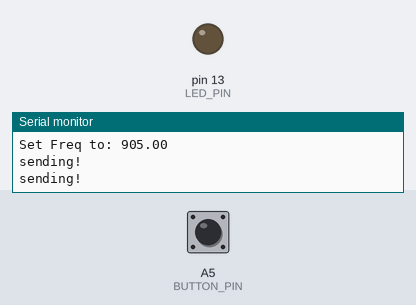
Bench run of a sketch on a simulated Arduino Nano, built with avr-gcc and run on an emulated ATmega328P. On the bench: output pins drawn as LEDs (lit = HIGH), the last lines printed to the serial monitor. The inputs (shaded band) are chosen by the test bench; at power-on: A5 (BUTTON_PIN) LOW. No radio packets arrive unless stated; pins used as bus, display or sensor lines are not drawn.

Above: at 1.3 s.
1.4 s: A5 (BUTTON_PIN) pulled HIGH for 3.2 s
At 7.1 s:
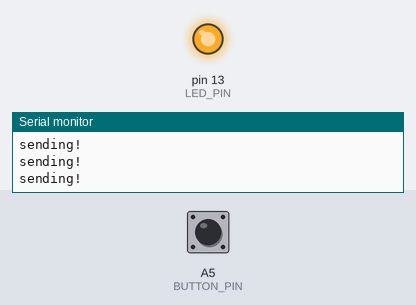
Timing chart, 0 to 8.6 s (numbered marks = the images above; inputs shaded):
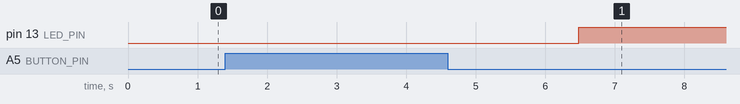

The sketch:

rocketman_m0_send.ino
```cpp
// Feather9x_TX
// -*- mode: C++ -*-
// Example sketch showing how to create a simple messaging client (transmitter)
// with the RH_RF95 class. RH_RF95 class does not provide for addressing or
// reliability, so you should only use RH_RF95 if you do not need the higher
// level messaging abilities.
// It is designed to work with the other example Feather9x_RX
//#include <OneWire.h> //https://github.com/PaulStoffregen/OneWire
#include <SPI.h>
#include <RH_RF95.h> //https://cdn-learn.adafruit.com/assets/assets/000/035/106/original/RadioHead-1.62.zip?1472068723

#define BUTTON_PIN A5
#define LED_PIN 13
#include <Bounce2.h> // https://github.com/thomasfredericks/Bounce2

Bounce2::Button button = Bounce2::Button();

// SET A VARIABLE TO STORE THE LED STATE
int ledState = LOW;

typedef struct {
  float         press; //pressure
  float         temp;   //temperature maybe?
  //float         temp2;
} Payload;
Payload theData;


// for feather m0
#define RFM95_CS 8
#define RFM95_RST 4
#define RFM95_INT 3


#define VBATPIN A7

// Change to 434.0 or other frequency, must match RX's freq!
#define RF95_FREQ 905.0

// Singleton instance of the radio driver
RH_RF95 rf95(RFM95_CS, RFM95_INT);

//OneWire  ds(12);  // on pin 10 (a 4.7K resistor is necessary)


//Button button_A = Button();

void setup()
{
button.attach( BUTTON_PIN, INPUT ); // USE EXTERNAL PULL-UP

  // DEBOUNCE INTERVAL IN MILLISECONDS
  button.interval(5);

  // INDICATE THAT THE LOW STATE CORRESPONDS TO PHYSICALLY PRESSING THE BUTTON
  button.setPressedState(LOW);

  // LED SETUP
  pinMode(LED_PIN,OUTPUT);
  digitalWrite(LED_PIN,ledState);
  //pinMode(LED, OUTPUT);
  pinMode(RFM95_RST, OUTPUT);
  digitalWrite(RFM95_RST, HIGH);

  Serial.begin(115200);

  delay(100);

  Serial.println("Feather LoRa TX Test!");

  // manual reset
  digitalWrite(RFM95_RST, LOW);
  delay(10);
  digitalWrite(RFM95_RST, HIGH);
  delay(10);

  while (!rf95.init()) {
    Serial.println("LoRa radio init failed");
    Serial.println("Uncomment '#define SERIAL_DEBUG' in RH_RF95.cpp for detailed debug info");
    while (1);
  }
  Serial.println("LoRa radio init OK!");

  // Defaults after init are 434.0MHz, modulation GFSK_Rb250Fd250, +13dbM
  if (!rf95.setFrequency(RF95_FREQ)) {
    Serial.println("setFrequency failed");
    while (1);
  }
  Serial.print("Set Freq to: "); Serial.println(RF95_FREQ);

  // Defaults after init are 434.0MHz, 13dBm, Bw = 125 kHz, Cr = 4/5, Sf = 128chips/symbol, CRC on

  // The default transmitter power is 13dBm, using PA_BOOST.
  // If you are using RFM95/96/97/98 modules which uses the PA_BOOST transmitter pin, then
  // you can set transmitter powers from 5 to 23 dBm:
  rf95.setTxPower(23, false);
    rf95.sleep();
  //digitalWrite(LED, LOW);
}

int16_t packetnum = 0;  // packet counter, we increment per xmission

const int num_sensors = 2; // number of temp sensors
float temps[num_sensors];


void loop()
{


  button.update();


if ( button.pressed() ) {

    // TOGGLE THE LED STATE :
    ledState = !ledState; // SET ledState TO THE OPPOSITE OF ledState
    digitalWrite(LED_PIN,ledState); // WRITE THE NEW ledState

  }

float t = 10.0;
float p = 20.0;
theData.temp = 10.;
theData.press = 10.;
  //rf95.send((uint8_t *)radiopacket, 20);
  //rf95.send((const void*)(&theData), sizeof(theData))
  rf95.send((uint8_t *)&theData, sizeof(theData));
  Serial.println("sending!");
  rf95.waitPacketSent();
  //digitalWrite(LED_BUILTIN, HIGH);  // turn the LED on (HIGH is the voltage level)
  //delay(100);                      // wait for a second
  //digitalWrite(LED_BUILTIN, LOW);   // turn the LED off by making the voltage LOW
  //delay(100);

  delay(1000);
}
```

Measured:
- after the input at 1.4 s, pin 13 (LED_PIN): LOW → HIGH after 5.1 s
